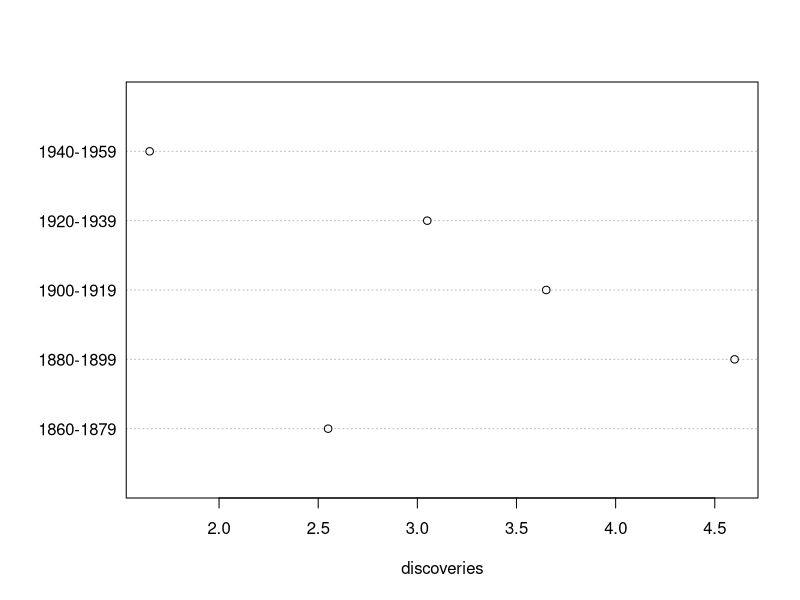

R code for this plot:
data(discoveries)
discover<-as.integer(discoveries)
period<-factor(c(rep('1860-1879',20),
   rep('1880-1899',20),
   rep('1900-1919',20),
   rep('1920-1939',20),
   rep('1940-1959',20)))
discover<-data.frame(period,discover)
means<-tapply(discover$discover,discover$period,mean)
windows(width = 3, height = 3, pointsize = 8)
dotchart(means,xlab='discoveries')